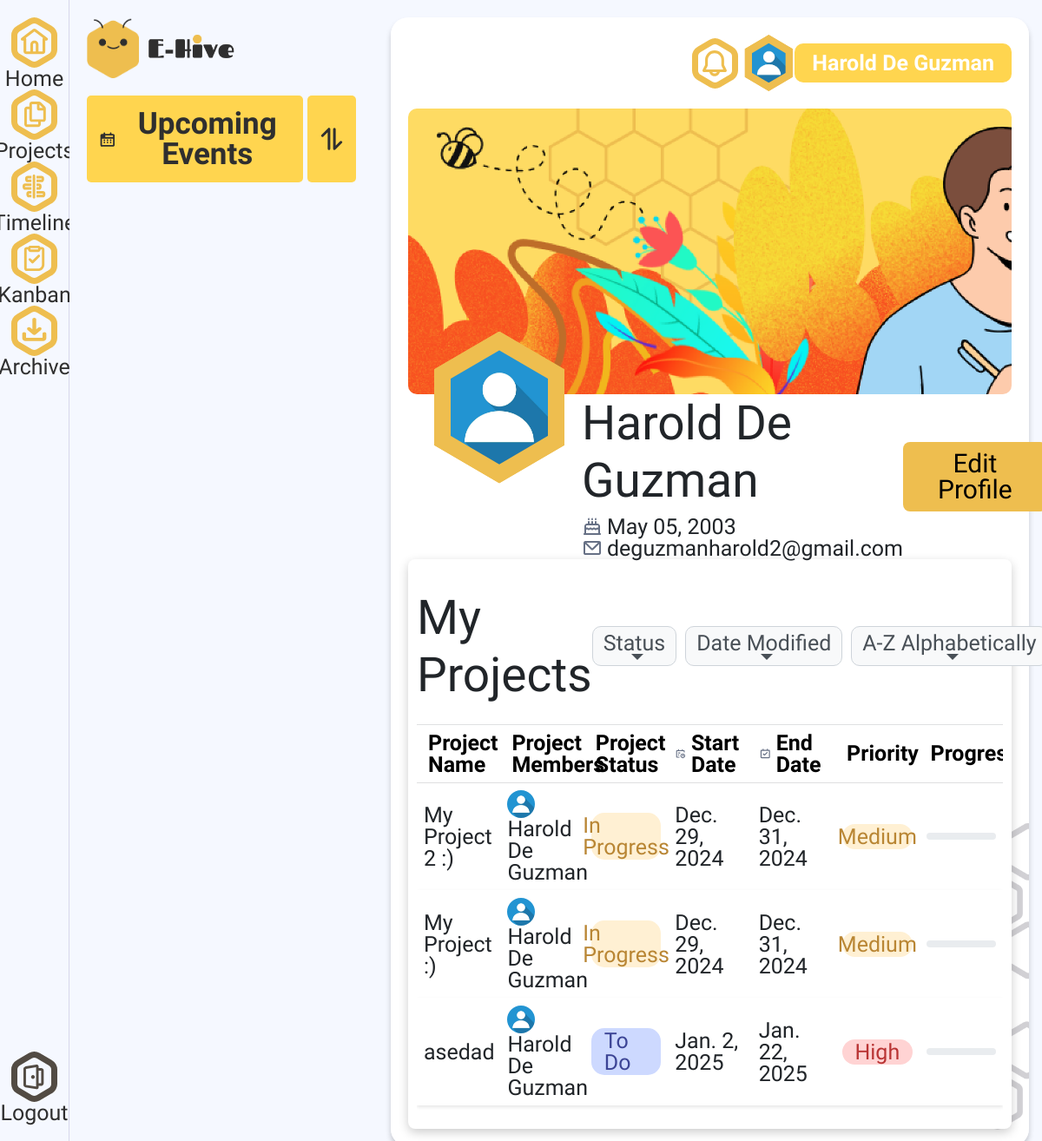
The app's page /my_app/profile/ (signed in) with its own data.
### my_app/models.py (models this page shows, shortened)
class User(models.Model):
    first_name = models.CharField(max_length=100)
    last_name = models.CharField(max_length=100)
    email = models.EmailField(unique=True)
    password = models.CharField(max_length=128)
    birthday = models.DateField()
    picture = models.CharField(
        max_length=255,
        blank=True,
        null=True,
        default='/static/profile_pictures/default_profile.jpg'
    )

class Project(models.Model):
    project_name = models.CharField(max_length=100)
    project_description = models.TextField(null=True)
    start_date = models.DateField()
    end_date = models.DateField()
    PROJECT_STATUS_CHOICES = [
        ('TO_DO', 'To Do'),
        ('IN_PROGRESS', 'In Progress'),
        ('COMPLETED', 'Completed'),
        ('CANCELLED', 'Cancelled'),
    ]
    project_status = models.CharField(max_length=20, choices=PROJECT_STATUS_CHOICES, default='TO_DO')
    PROJECT_PRIORITY_CHOICES = [
        ('LOW', 'Low'),
        ('MEDIUM', 'Medium'),
        ('HIGH', 'High'),
    ]
    project_priority = models.CharField(max_length=10, choices=PROJECT_PRIORITY_CHOICES, default='MEDIUM')
    user = models.ForeignKey('User', on_delete=models.CASCADE, related_name='projects')
    background = models.CharField(max_length=255, blank=True, null=True)
    is_archived = models.BooleanField(default=False)

### my_app/views.py (the view)
# urls.py: path('profile/', views.profile, name="profile"),
def profile(request):
    template = "profile.html"
    user = User.objects.get(pk=request.session['user_id'])
    projects = Project.objects.filter(
        (Q(user=user)) & Q(is_archived=False)
    ).distinct().annotate(progress=Avg('tasks__progress'))
    context = {
        "title": "E-Hive",
        "projects": projects,
    }
    return render(request, template, context)

### my_app/context_processors.py (called while the page is built, shortened)
def user_context(request):
    if 'user_id' in request.session:
        try:
            user = User.objects.get(id=request.session['user_id'])
            user_name = f"{user.first_name} {user.last_name}"
            default_picture = '/static/profile_pictures/default_profile.jpg'
            user_profile = user.picture if user.picture else default_picture
            return {
                'user_name': user_name,
                'user_birthday': user.birthday.strftime('%B %d, %Y') if user.birthday else None,
                'user_email': user.email,
                'user_profile': user_profile,
            }
        except User.DoesNotExist:
            pass

def notifications_context(request):
    if 'user_id' in request.session:
        user = User.objects.get(id=request.session['user_id'])
        return {
            'notifications': Notification.objects.filter(user=user, is_read=False)
        }
    return {'notifications': []}

### my_app/templates/profile.html (shortened to what this page needs)
{% extends 'base.html' %}
{% block content %}
{% load static %}
<link href="https://cdn.jsdelivr.net/npm/bootstrap@5.3.0-alpha1/dist/css/bootstrap.min.css" rel="stylesheet">
<link rel="stylesheet" href="{% static 'css/profile.css' %}">
<div class="dashboard">
    <main style="background: url({% static 'img/home/bgh.png' %}) no-repeat center center; background-size: cover;">
        <header>
            <div class="out-welcome">
                <div class="welcome" style="background: url({% static 'img/banner/profile.png' %}) no-repeat center center; background-size: cover;"></div>
            </div>
        {% include 'profile_temp.html' %}
    </header>
        <div class="profile-section">
            <div class="info">
                <div class="hexagon-btn-wrapper">
                    <div class="hexagon">
                        <img src="{{ user_profile }}" alt="Profile Picture" class="avatar">
                    </div>
                </div>
                <div class="info-info">
                    <h2>{{ user_name }}</h2>
                    <p>
                        {{ user_birthday }}</p>
                    <p>
                        {{ user_email }}</p>
                </div>
            </div>
            <div class="edit-profile">
                <a href="{% url 'profile_edit'%}"><button>Edit Profile</button></a>
            </div>
        </div>
        <div class="conts">
            <div class="top">
            <h2 class="my-4">My Projects</h2>
            <div class="custom-dropdown">
                <div class="dropdown">
                    <button class="btn dropdown-toggle" type="button" id="statusDropdown" data-bs-toggle="dropdown" aria-expanded="false">
                        Status
                    </button>
                </div>
                <div class="dropdown">
                    <button class="btn dropdown-toggle" type="button" id="dateModifiedDropdown" data-bs-toggle="dropdown" aria-expanded="false">
                        Date Modified
                    </button>
                </div>
                <div class="dropdown">
                    <button class="btn dropdown-toggle" type="button" id="alphabeticallyDropdown" data-bs-toggle="dropdown" aria-expanded="false">
                         A-Z Alphabetically
                    </button>
                </div>
            </div>
        </div>
            <div class="table-responsive">
                <table class="table table-hover table-bordered project-table">
                    <thead class="table-light">
                        <tr>
                            <th>
                                <span>
                                Project Name</th>
                            <th>
                                <span>
                                Project Members</th>
                            <th>
                                <span>
                                Project Status</th>
                            <th>
                                <span>
                                Start Date</th>
                            <th>
                                <span>
                                End Date</th>
                            <th>
                                <span>
                                Priority</th>
                            <th>
                                <span>
                                Progress</th>
                        </tr>
                    </thead>
                    <tbody>
                        {% if projects %}
                        {% for project in projects %}
                            {% if project.project_status %}
                                <tr onclick="window.location.href='{% url 'view_proj' project.id %}'" style="cursor: pointer;">
                                    <td>{{ project.project_name }}</td>
                                    <td>
                                        <img src="{{ project.user.picture }}" alt="Avatar" style="width: 32px; height: 32px; border-radius: 50%;">
                                        {{ project.user.first_name }} {{ project.user.last_name }}
                                    </td>
                                    <td>
                                        <span class="status-badge status-{{ project.project_status|lower }}">{{ project.get_project_status_display }}</span>
                                    </td>
                                    <td>{{ project.start_date }}</td>
                                    <td>{{ project.end_date }}</td>
                                    <td>
                                        <span class="priority-{{ project.project_priority|lower }}">{{ project.get_project_priority_display }}</span>
                                    </td>
                                    <td>
                                        <div class="progress" style="height: 8px;">
                                        </div>
                                    </td>
                                </tr>
                            {% elif project.some_value == 0 %}
                                <tr>
                                    <td colspan="7" style="text-align: center;">No projects found.</td>
                                </tr>
                            {% endif %}
                        {% endfor %}
                    {% else %}
                        <tr>
                            <td colspan="7" style="text-align: center;">No projects found.</td>
                        </tr>
                    {% endif %}
                    </tbody>
                </table>
            </div>
        </div>
    </div>
</div>
{% endblock %}

### my_app/templates/profile_temp.html (shortened to what this page needs)
{% load static %}
<link rel="stylesheet" href="{% static 'css/profile_temp.css' %}">
<div class="profile">
    <div class="notification notification-icon-svg" >
    </div>
    <a href="{% url 'profile'%}">
        <div class="hexagon2-btn-wrapper">
            <div class="hexagon2">
                <img src="{{ user_profile }}" alt="Profile Picture" class="avatar2">
            </div>
        </div>
        <div class="profile-card">
            <span class="name">{{ user_name }}</span>
        </div>
    </a>
</div>

### my_app/static/css/base.css (style rules this page uses)
* { font-family: 'Dongle', sans-serif; line-height: 1; }
button, a { cursor: pointer; }
a, p, span { font-size: 25px; }
table { table-layout: fixed; }

### my_app/static/css/sidebar.css (style rules this page uses)
:root { --primary-color: #f2b600; --sidebar-background: #f5f8ff; --text-color: #333; --hover-opacity: 0.8; --box-shadow: 0 0 10px rgba(0, 0, 0, 0.1); --sidebar-width: 80px; --sidebar-item-height: 50px; --icon-size: 50px; --border-radius: 12px; --white: #ffffff; --button-color: #EEBE4F; --button2-color:#524B43; }
body, html { font-family: 'Fredoka One', sans-serif; margin: 0; padding: 0; box-sizing: border-box; height: 100%; overflow-y: auto; }

### my_app/static/css/upcoming.css (style rules this page uses)
:root { --primary-color: #FFD54F; --secondary-color: #D7C7FF; --text-color: #2F2F2F; --text-color2: #A5A5A5; --border-color: #ddd; --white: #ffffff; --background-color:#F5F8FF; --stroke: #524B43; --high-priority: #FF4D4D; --medium-priority: #FFA500; --low-priority: #00CC66; --background: #F9FAFB; }
* { margin: 0; padding: 0; box-sizing: border-box; }
body { line-height: 1; }
.task h1, h2, h3, h4, h5, h6 { margin-top: 0; margin-bottom: 0; font-weight: bold; line-height: 1.2; }

### my_app/static/css/profile.css (style rules this page uses)
.project-table th, .project-table td { vertical-align: middle; }
.status-badge { padding: 5px 10px; border-radius: 20px; color: white; }
.status-in_progress { padding: 2px 15px; border-radius: 15px; color: #B98634; display: flex; background-color: #FFF0D3; justify-content: center; align-items: center; }
.status-to_do { padding: 2px 15px; border-radius: 15px; color: #3C4495; display: flex; background-color: #CDD9FF; justify-content: center; align-items: center; }
.priority-high { padding: 2px 15px; border-radius: 15px; color: #B93434; display: flex; background-color: #FFD3D3; justify-content: center; align-items: center; }
.priority-medium { padding: 2px 15px; border-radius: 15px; color: #B98634; display: flex; background-color: #FFF0D3; justify-content: center; align-items: center; }
.conts { padding: 10px; border-radius: 8px; box-shadow: 0 4px 12px rgb(0, 0, 0, 0.2); background-color: #ffffff; }
.top { display: flex; align-items: center; justify-content: space-between; }
.profile-section { display: flex; align-items: center; justify-content: space-between; }
.edit-profile button { padding: 10px 40px; border: none; border-radius: 8px; background-color: #EEBE4F; font-weight: 500; font-size: 30px; }
.profile-section .hexagon { position: relative; width: 150px; height: 175px; background-color: #EEBE4F; clip-path: polygon(50% 0%, 100% 25%, 100% 75%, 50% 100%, 0% 75%, 0% 25%); display: flex; justify-content: center; align-items: center; margin: 0 auto; }
.profile-section .hexagon img { width: 75%; height: 75%; clip-path: polygon(50% 0%, 100% 25%, 100% 75%, 50% 100%, 0% 75%, 0% 25%); object-fit: cover; }
.hexagon-btn-wrapper { position: relative; display: inline-block; clip-path: polygon(50% 0%, 100% 25%, 100% 75%, 50% 100%, 0% 75%, 0% 25%); background-color: #EEBE4F; width: 150px; height: 175px; transition: transform 0.3s ease; cursor: pointer; bottom: 72px; border-radius: 20px; }
.info { display: flex; flex-direction: row; margin-left: 30px; gap: 20px; }
.info-info p { display: flex; align-items: center; gap: 5px; }
.table-responsive th span { display: flex; align-items: center; gap: 5px; }

### my_app/templates/profile.html (style rules this page uses)
* { margin: 0; }
.table-responsive td { font-size: 25px }
.table { border-spacing: 0; border: transparent; }
.table>:not(caption)>*>* { background-color: #ffffff; }
tr { box-shadow: 0 2px 4px rgba(0, 0, 0, 0.1); }
table { border-radius: 8px; }
.custom-dropdown { display: flex; gap: 10px; }
.h2, h2 { font-size: 55px }
.custom-dropdown .btn { display: flex; border-radius: 10px; background-color: #f8f9fa; border: 1px solid #ced4da; font-size: 25px; font-weight: 500; color: #495057; line-height: 1; align-items: center; justify-content: center; flex-wrap: wrap; flex-direction: row; }
.name { font-size: 16px; font-weight: bold; color: white; }
p { margin: 0; }
table { table-layout: fixed; border-collapse: collapse; }
td, th { border: none; padding: 0; margin: 0; }

### records on screen
User: picture (placeholder picture), birthday "May 05, 2003", email "deguzmanharold2@gmail.com"
Project: project_name "My Project 2 :)", user.picture (placeholder picture), user.first_name "Harold", user.last_name "De Guzman", project_status "In Progress", start_date "Dec. 29, 2024", end_date "Dec. 31, 2024", project_priority "Medium"
Project: project_name "My Project :)", user.picture (placeholder picture), user.first_name "Harold", user.last_name "De Guzman", project_status "In Progress", start_date "Dec. 29, 2024", end_date "Dec. 31, 2024", project_priority "Medium"
Project: project_name "asedad", user.picture (placeholder picture), user.first_name "Harold", user.last_name "De Guzman", project_status "To Do", start_date "Jan. 2, 2025", end_date "Jan. 22, 2025", project_priority "High"

### other values on screen
{{ user_name }} "Harold De Guzman"
